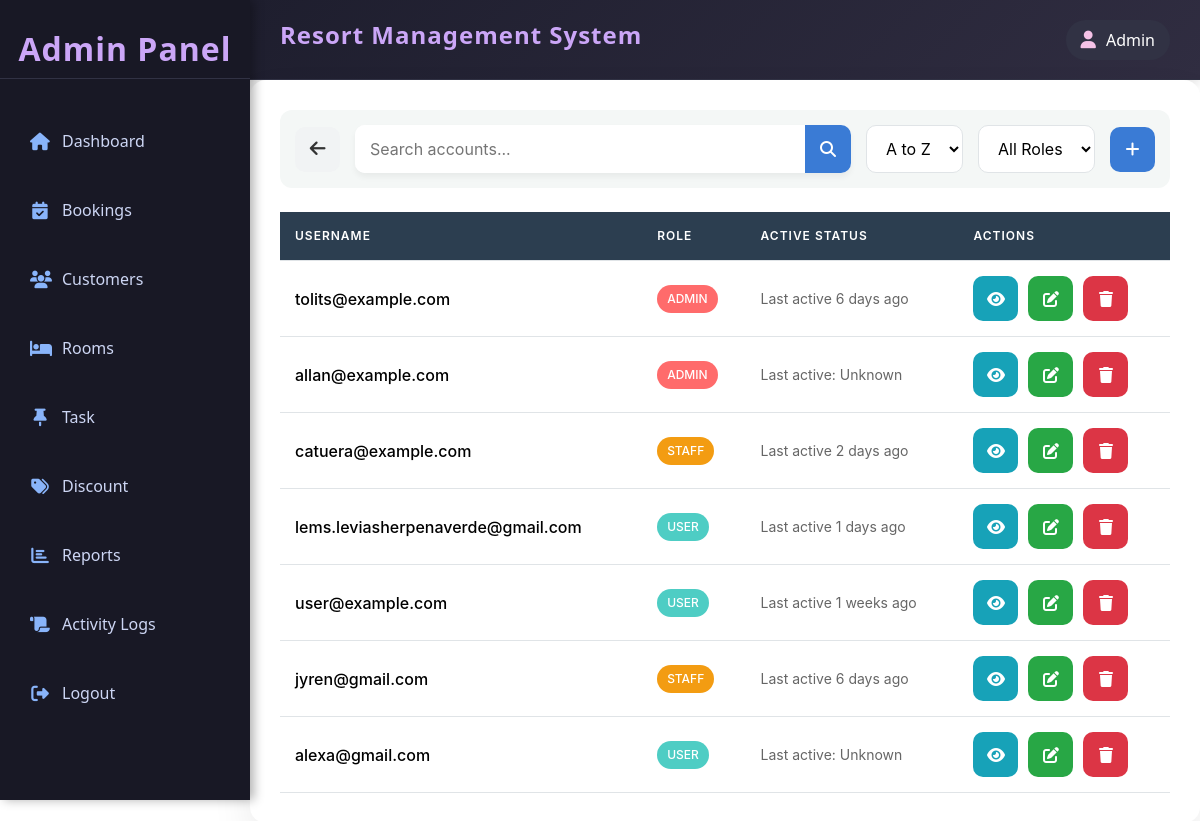
The page /admin/customer/index.php (signed in) on the database as committed earlier.
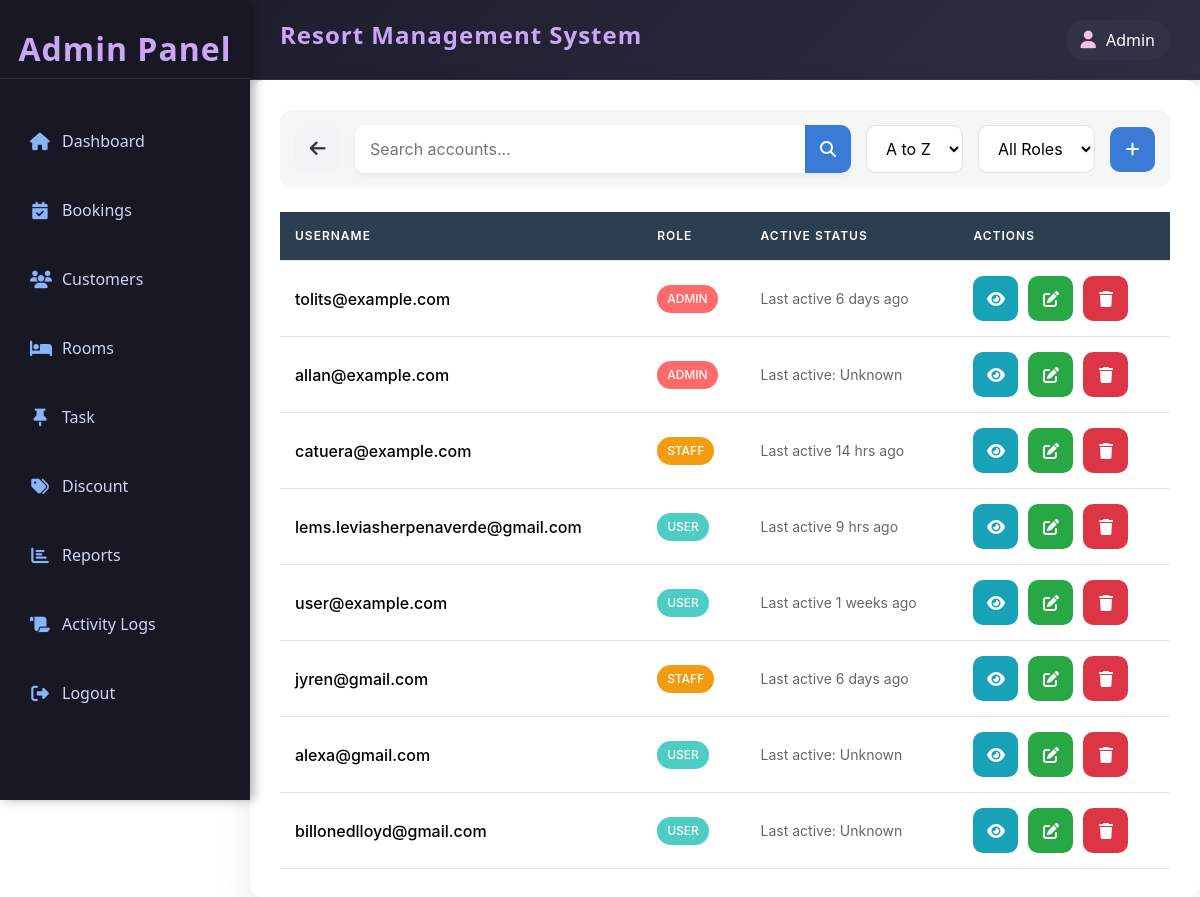
The same page on the database as committed later.
### tables this page shows
CREATE TABLE IF NOT EXISTS `account` (
  `account_id` int(11) NOT NULL AUTO_INCREMENT,
  `username` varchar(50) NOT NULL,
  `password` varchar(50) NOT NULL,
  `role` enum('user','admin','staff') NOT NULL,
  `last_active` datetime DEFAULT NULL,
  `created_at` timestamp NOT NULL DEFAULT current_timestamp(),
  `updated_at` timestamp NULL DEFAULT NULL,
  `deleted_at` datetime DEFAULT NULL,
  PRIMARY KEY (`account_id`)
);

### admin/customer/index.php (the view, shortened to what this page needs)
<?php
include('../../resources/database/config.php');
include ('../includes/template.php');
function timeAgo($datetime) {
    $timestamp = strtotime($datetime);
    if (!$timestamp || $timestamp == 0) {
        return "Last active: Unknown";
    }
    $current_time = time();
    $diff = $current_time - $timestamp;
    if ($diff < 60) {
        return "Last active just now";
    } elseif ($diff < 3600) {
        return "Last active " . floor($diff / 60) . " mins ago";
    } elseif ($diff < 86400) {
        return "Last active " . floor($diff / 3600) . " hrs ago";
    } elseif ($diff < 7 * 86400) {
        return "Last active " . floor($diff / 86400) . " days ago";
    } elseif ($diff < 30 * 86400) {
        return "Last active " . floor($diff / (7 * 86400)) . " weeks ago";
    } elseif ($diff < 365 * 86400) {
        return "Last active " . floor($diff / (30 * 86400)) . " months ago";
    } else {
        return "Last active " . floor($diff / (365 * 86400)) . " years ago";
    }
}
?>
<link rel="stylesheet" href="https://cdnjs.cloudflare.com/ajax/libs/font-awesome/6.4.2/css/all.min.css">
<link rel="stylesheet" href="https://cdn.jsdelivr.net/npm/bootstrap@5.3.0/dist/css/bootstrap.min.css">
</head>
<body>
    <div class="content">
        <?php
        include('filter.php');
        ?>
        <br>
        <table class="account-table">
        <thead>
            <tr>
                <th>Username</th>
                <th>Role</th>
                <th>Active Status</th>
                <th>Actions</th>
            </tr>
        </thead>
        <tbody>
            <?php
            while ($row = mysqli_fetch_assoc($result)) {
                echo "<tr>
                    <td>
                        <div class='user-profile'>
                            <div class='username'>{$row['username']}</div>
                        </div>
                    </td>
                    <td>
                        <span class='role-badge role-{$row['role']}'>{$row['role']}</span>
                    </td>
                    <td>
                        <div class='activity-status'>
                            <span class='last-active-text'>" . timeAgo($row['last_active']) . "</span>
                        </div>
                    </td>
                    <td>
                        <div class='action-buttons'>
                            <a href='view.php?id={$row['account_id']}' class='action-btn view-btn' title='View Details'>
                                <i class='fas fa-eye'></i>
                            </a>
                            <a href='edit.php?id={$row['account_id']}' class='action-btn edit-btn' title='Edit Account'>
                                <i class='fas fa-edit'></i>
                            </a>
                            <button class='action-btn delete-btn' type='button' onclick='openPopup({$row['account_id']})' title='Delete Account'>
                                <i class='fas fa-trash'></i>
                            </button>
                            <div class='popup-overlay' id='popup-{$row['account_id']}' style='color: black; display: none;'>
                                    <form action='delete.php?id={$row['account_id']}' method='post'>
                                        <span class='close-btn' onclick='closePopup({$row['account_id']})'>&times;</span>
                                        <input type='hidden' name='account_id' value='{$row['account_id']}'>
                                        <button type='button' class='form-control cancel-btn' onclick='closePopup({$row['account_id']})'>NO</button>
                                    </form>
                            </div>
                        </div>
                    </td>
                </tr>";
            }
            ?>
        </tbody>
    </table>
    </div>
</body>
</html>

Rows that differ between the two databases and show on the page:
changed account "catuera@example.com": last_active "Last active 2 days ago" → "Last active 14 hrs ago"
changed account "lems.leviasherpenaverde@gmail.com": last_active "Last active 1 days ago" → "Last active 9 hrs ago"
added account: username "billonedlloyd@gmail.com", role "USER", last_active "Last active: Unknown"
